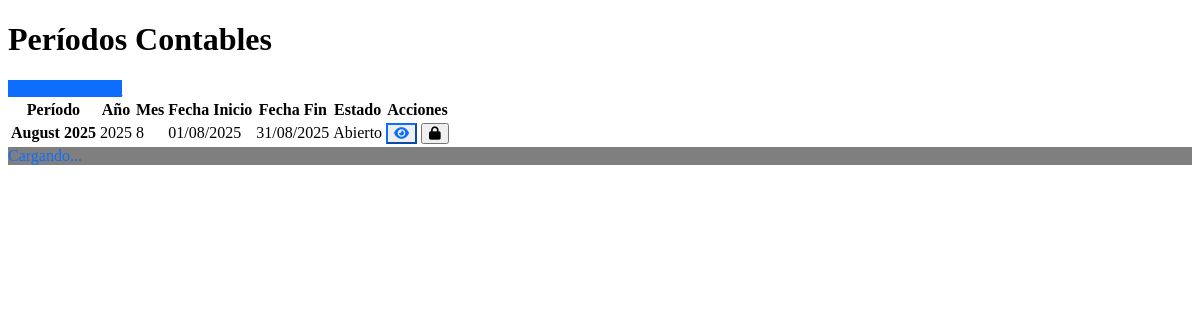
The app's page /accounting/periods with its own data.
### models.py (models this page shows)
class AccountingPeriod(db.Model):
    __tablename__ = 'accounting_periods'
    id = db.Column(db.Integer, primary_key=True)
    name = db.Column(db.String(100), nullable=False)  # Ej: "Enero 2024"
    year = db.Column(db.Integer, nullable=False)
    month = db.Column(db.Integer, nullable=False)
    start_date = db.Column(db.Date, nullable=False)
    end_date = db.Column(db.Date, nullable=False)
    is_closed = db.Column(db.Boolean, default=False)
    closed_date = db.Column(db.DateTime)
    closed_by = db.Column(db.Integer, db.ForeignKey('users.id'))
    created_at = db.Column(db.DateTime, default=datetime.utcnow)
    closer = db.relationship('User', backref='closed_periods')
    __table_args__ = (
        db.UniqueConstraint('year', 'month'),
    )

### routes/accounting.py (the view)
@accounting_bp.route('/periods')
def periods():
    periods = AccountingPeriod.query.order_by(
        desc(AccountingPeriod.year),
        desc(AccountingPeriod.month)
    ).all()
    return render_template('accounting/periods.html', periods=periods)

### templates/accounting/periods.html (shortened to what this page needs)
{% extends "base.html" %}
{% block content %}
<div class="d-flex justify-content-between flex-wrap flex-md-nowrap align-items-center pt-3 pb-2 mb-3 border-bottom">
    <h1 class="h2">Períodos Contables</h1>
    <div class="btn-toolbar mb-2 mb-md-0">
        <a href="{{ url_for('accounting.create_period') }}" class="btn btn-primary">
            <i class="fas fa-plus"></i> Nuevo Período
        </a>
    </div>
</div>
<div class="card">
    <div class="card-body">
        {% if periods %}
        <div class="table-responsive">
            <table class="table table-striped">
                <thead class="table-dark">
                    <tr>
                        <th>Período</th>
                        <th>Año</th>
                        <th>Mes</th>
                        <th>Fecha Inicio</th>
                        <th>Fecha Fin</th>
                        <th>Estado</th>
                        <th>Acciones</th>
                    </tr>
                </thead>
                <tbody>
                    {% for period in periods %}
                    <tr>
                        <td><strong>{{ period.name }}</strong></td>
                        <td>{{ period.year }}</td>
                        <td>{{ period.month }}</td>
                        <td>{{ period.start_date.strftime('%d/%m/%Y') }}</td>
                        <td>{{ period.end_date.strftime('%d/%m/%Y') }}</td>
                        <td>
                            {% if period.is_closed %}
                            <span class="badge bg-danger">Cerrado</span>
                            {% else %}
                            <span class="badge bg-success">Abierto</span>
                            {% endif %}
                        </td>
                        <td>
                            <div class="btn-group btn-group-sm">
                                <button type="button" class="btn btn-outline-primary" title="Ver asientos">
                                    <i class="fas fa-eye"></i>
                                </button>
                                {% if not period.is_closed %}
                                <button type="button" class="btn btn-outline-danger" title="Cerrar período">
                                    <i class="fas fa-lock"></i>
                                </button>
                                {% endif %}
                            </div>
                        </td>
                    </tr>
                    {% endfor %}
                </tbody>
            </table>
        </div>
        {% endif %}
    </div>
</div>
{% endblock %}

### static/css/themes.css (style rules this page uses)
:root { --theme-primary: #0d6efd; --theme-primary-rgb: 13, 110, 253; --theme-secondary: #6c757d; --theme-success: #198754; --theme-info: #0dcaf0; --theme-warning: #ffc107; --theme-danger: #dc3545; }
.theme-blue { --theme-primary: #0d6efd; --theme-primary-rgb: 13, 110, 253; --theme-primary-dark: #0b5ed7; --theme-primary-light: #6ea8fe; }
.theme-blue .btn-primary, .theme-green .btn-primary, .theme-purple .btn-primary, .theme-orange .btn-primary { background-color: var(--theme-primary); border-color: var(--theme-primary); }
.theme-blue .btn-outline-primary, .theme-green .btn-outline-primary, .theme-purple .btn-outline-primary, .theme-orange .btn-outline-primary { color: var(--theme-primary); border-color: var(--theme-primary); }
.theme-blue a, .theme-green a, .theme-purple a, .theme-orange a { color: var(--theme-primary); }
.theme-blue, .theme-green, .theme-purple, .theme-orange { transition: all 0.3s ease; }
.theme-blue *, .theme-green *, .theme-purple *, .theme-orange * { transition: color 0.3s ease, background-color 0.3s ease, border-color 0.3s ease; }
[data-bs-theme="dark"] .theme-blue, [data-bs-theme="dark"] .theme-green, [data-bs-theme="dark"] .theme-purple, [data-bs-theme="dark"] .theme-orange { --theme-primary-light: var(--theme-primary); }

### records on screen
AccountingPeriod: name "August 2025", year "2025", month "8", start_date "01/08/2025", end_date "31/08/2025", is_closed "Abierto"
